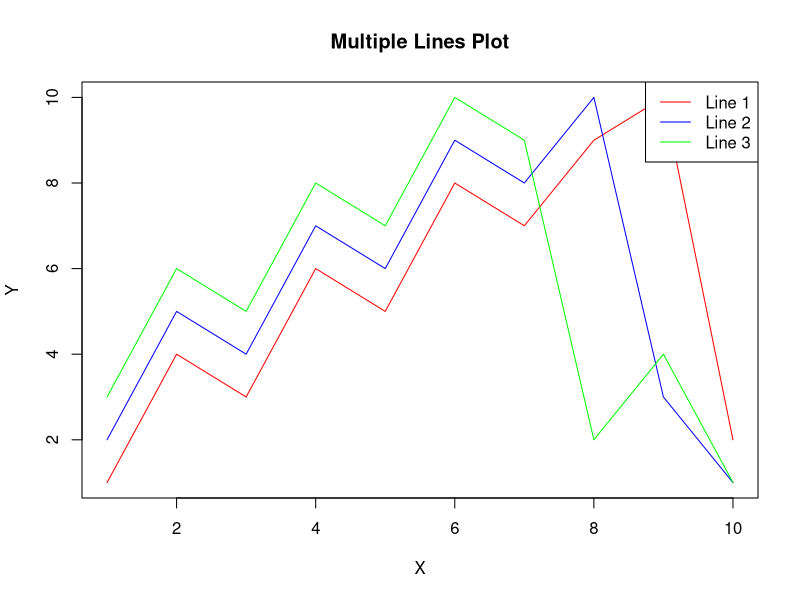
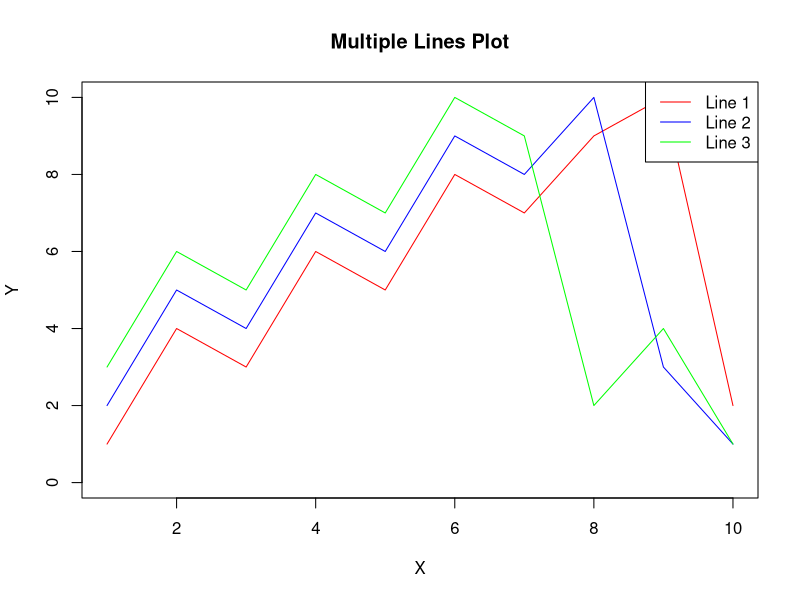

These charts were generated, in order, by the following R code:
## ---- chunk 1
# Create sample data
x <- 1:10
y1 <- c(1, 4, 3, 6, 5, 8, 7, 9, 10, 2)
y2 <- c(2, 5, 4, 7, 6, 9, 8, 10, 3, 1)
y3 <- c(3, 6, 5, 8, 7, 10, 9, 2, 4, 1)

# Plot multiple lines using matplot
matplot(x, cbind(y1, y2, y3), type = "l", lty = 1, 
        col = c("red", "blue", "green"), xlab = "X", 
        ylab = "Y", main = "Multiple Lines Plot")
legend("topright", legend = c("Line 1", "Line 2", "Line 3"), 
       col = c("red", "blue", "green"), 
       lty = 1)
## ---- chunk 2
# Create sample data
x <- 1:10
y1 <- c(1, 4, 3, 6, 5, 8, 7, 9, 10, 2)
y2 <- c(2, 5, 4, 7, 6, 9, 8, 10, 3, 1)
y3 <- c(3, 6, 5, 8, 7, 10, 9, 2, 4, 1)

# Create an empty plot
plot(x, y1, type = "n", xlim = c(1, 10), ylim = c(0, 10), 
     xlab = "X", ylab = "Y", main = "Multiple Lines Plot")

# Plot each line one by one
lines(x, y1, type = "l", col = "red")
lines(x, y2, type = "l", col = "blue")
lines(x, y3, type = "l", col = "green")

# Add a legend
legend("topright", legend = c("Line 1", "Line 2", "Line 3"), 
       col = c("red", "blue", "green"), lty = 1)
